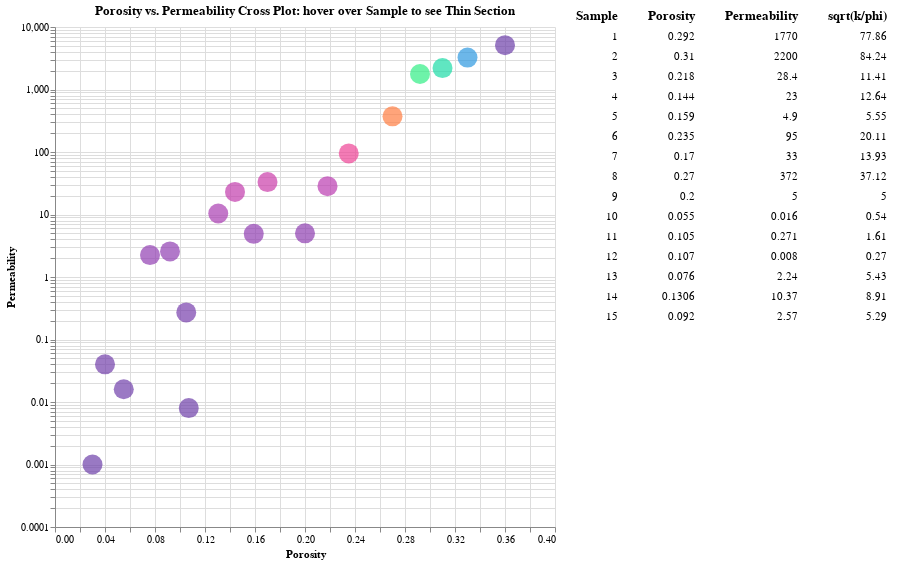

The cell this chart's notebook holds for it:
### Code cell
# Brush for selection
brush = alt.selection(type='interval')



chart = alt.Chart(source6).mark_circle(size=400).encode(
    alt.X('Porosity:Q',
        scale=alt.Scale(domain=(0, 0.4))),
    #y='Perm',
    alt.Y('Permeability:Q',scale=alt.Scale(type='log', base=10,domain=(.0001, 10000))),
    #color='LPerm:Q',
    color = alt.Color('sqrt(k/phi):Q', scale=alt.
                      Scale(scheme = 'rainbow'),legend=None),
    #alt.Y('LPerm:Q',scale=alt.Scale(type='log', base=10,domain=(.0001, 10000))),
    tooltip=['image','Sample','Porosity','Permeability','sqrt(k/phi)'],  # Must be a list for the image to render
    
).properties(
    width=500,
    height=500, 

    title='Porosity vs. Permeability Cross Plot: hover over Sample to see Thin Section',

).add_selection(brush)
    
vega_pane = pn.pane.Vega(chart.add_selection(
    brush
))
    

    


# Base chart for data tables
ranked_text = alt.Chart(source6).mark_text(align='right').encode(
    y=alt.Y('row_number:O',axis=None)
).transform_window(
    row_number='row_number()'
).transform_filter(
    brush
).transform_window(
    rank='rank(row_number)'
).transform_filter(
    alt.datum.rank<16
)


# Data Tables
Porosity = ranked_text.encode(text='Porosity:N').properties(title=alt.TitleParams(text='Porosity', align='right'))
Permeability = ranked_text.encode(text='Permeability:N').properties(title=alt.TitleParams(text='Permeability', align='right'))
Sample = ranked_text.encode(text='Sample:N').properties(title=alt.TitleParams(text='Sample', align='right'))
Image = ranked_text.encode(text='image:N').properties(title=alt.TitleParams(text ='image', align='right'))
sqrt = ranked_text.encode(text='sqrt(k/phi):N').properties(title=alt.TitleParams(text ='sqrt(k/phi)', align='right'))


text = alt.hconcat(Sample, Porosity, Permeability,sqrt) # Combine data tables

# Build chart
alt.hconcat(
    chart,
    text
).resolve_legend(
    color="independent"
).configure_view(strokeWidth=0)

### Figure 1 — Vega-Lite specification as saved in the notebook (floating-point values rounded to 4 significant figures)
{"config": {"view": {"continuousWidth": 400, "continuousHeight": 300, "strokeWidth": 0}}, "hconcat": [{"mark": {"type": "circle", "size": 400}, "encoding": {"color": {"field": "sqrt(k/phi)", "legend": null, "scale": {"scheme": "rainbow"}, "type": "quantitative"}, "tooltip": [{"field": "image", "type": "nominal"}, {"field": "Sample", "type": "quantitative"}, {"field": "Porosity", "type": "quantitative"}, {"field": "Permeability", "type": "quantitative"}, {"field": "sqrt(k/phi)", "type": "quantitative"}], "x": {"field": "Porosity", "scale": {"domain": [0, 0.4]}, "type": "quantitative"}, "y": {"field": "Permeability", "scale": {"base": 10, "domain": [0.0001, 10000], "type": "log"}, "type": "quantitative"}}, "height": 500, "selection": {"selector001": {"type": "interval"}}, "title": "Porosity vs. Permeability Cross Plot: hover over Sample to see Thin Section", "width": 500}, {"hconcat": [{"mark": {"type": "text", "align": "right"}, "encoding": {"text": {"field": "Sample", "type": "nominal"}, "y": {"axis": null, "field": "row_number", "type": "ordinal"}}, "title": {"text": "Sample", "align": "right"}, "transform": [{"window": [{"op": "row_number", "field": "", "as": "row_number"}]}, {"filter": {"selection": "selector001"}}, {"window": [{"op": "rank", "field": "row_number", "as": "rank"}]}, {"filter": "(datum.rank < 16)"}]}, {"mark": {"type": "text", "align": "right"}, "encoding": {"text": {"field": "Porosity", "type": "nominal"}, "y": {"axis": null, "field": "row_number", "type": "ordinal"}}, "title": {"text": "Porosity", "align": "right"}, "transform": [{"window": [{"op": "row_number", "field": "", "as": "row_number"}]}, {"filter": {"selection": "selector001"}}, {"window": [{"op": "rank", "field": "row_number", "as": "rank"}]}, {"filter": "(datum.rank < 16)"}]}, {"mark": {"type": "text", "align": "right"}, "encoding": {"text": {"field": "Permeability", "type": "nominal"}, "y": {"axis": null, "field": "row_number", "type": "ordinal"}}, "title": {"text": "Permeability", "align": "right"}, "transform": [{"window": [{"op": "row_number", "field": "", "as": "row_number"}]}, {"filter": {"selection": "selector001"}}, {"window": [{"op": "rank", "field": "row_number", "as": "rank"}]}, {"filter": "(datum.rank < 16)"}]}, {"mark": {"type": "text", "align": "right"}, "encoding": {"text": {"field": "sqrt(k/phi)", "type": "nominal"}, "y": {"axis": null, "field": "row_number", "type": "ordinal"}}, "title": {"text": "sqrt(k/phi)", "align": "right"}, "transform": [{"window": [{"op": "row_number", "field": "", "as": "row_number"}]}, {"filter": {"selection": "selector001"}}, {"window": [{"op": "rank", "field": "row_number", "as": "rank"}]}, {"filter": "(datum.rank < 16)"}]}]}], "data": {"name": "data-295b46772bfbcd6911049aa82e6af043"}, "resolve": {"legend": {"color": "independent"}}, "$schema": "https://vega.github.io/schema/vega-lite/v4.17.0.json", "datasets": {"data-295b46772bfbcd6911049aa82e6af043": [{"Sample": 1, "Porosity": 0.292, "Permeability": 1770.0, "sqrt(k/phi)": 77.86, "lPerm": 3.25, "image": "./data/1.png"}, {"Sample": 2, "Porosity": 0.31, "Permeability": 2200.0, "sqrt(k/phi)": 84.24, "lPerm": 3.34, "image": "./data/Great_SS.png"}, {"Sample": 3, "Porosity": 0.218, "Permeability": 28.4, "sqrt(k/phi)": 11.41, "lPerm": 1.45, "image": "./data/12.png"}, {"Sample": 4, "Porosity": 0.144, "Permeability": 23.0, "sqrt(k/phi)": 12.64, "lPerm": 1.36, "image": "./data/MediumSS.png"}, {"Sample": 5, "Porosity": 0.159, "Permeability": 4.9, "sqrt(k/phi)": 5.55, "lPerm": 0.69, "image": "./data/DistalTurbidite.png"}, {"Sample": 6, "Porosity": 0.235, "Permeability": 95.0, "sqrt(k/phi)": 20.11, "lPerm": 1.98, "image": "./data/HighPor_SS.png"}, {"Sample": 7, "Porosity": 0.17, "Permeability": 33.0, "sqrt(k/phi)": 13.93, "lPerm": 1.52, "image": "./data/Medium-highSS.png"}, {"Sample": 8, "Porosity": 0.27, "Permeability": 372.0, "sqrt(k/phi)": 37.12, "lPerm": 2.57, "image": "./data/11.png"}, {"Sample": 9, "Porosity": 0.2, "Permeability": 5.0, "sqrt(k/phi)": 5.0, "lPerm": 0.7, "image": "./data/3.png"}, {"Sample": 10, "Porosity": 0.055, "Permeability": 0.016, "sqrt(k/phi)": 0.54, "lPerm": -1.8, "image": "./data/Slightlybetterthanshale.png"}, {"Sample": 11, "Porosity": 0.105, "Permeability": 0.271, "sqrt(k/phi)": 1.61, "lPerm": -0.57, "image": "./data/15.png"}, {"Sample": 12, "Porosity": 0.107, "Permeability": 0.008, "sqrt(k/phi)": 0.27, "lPerm": -2.1, "image": "./data/16.png"}, {"Sample": 13, "Porosity": 0.076, "Permeability": 2.24, "sqrt(k/phi)": 5.43, "lPerm": 0.35, "image": "./data/17.png"}, {"Sample": 14, "Porosity": 0.1306, "Permeability": 10.37, "sqrt(k/phi)": 8.91, "lPerm": 1.02, "image": "./data/18.png"}, {"Sample": 15, "Porosity": 0.092, "Permeability": 2.57, "sqrt(k/phi)": 5.29, "lPerm": 0.41, "image": "./data/19.png"}, {"Sample": 16, "Porosity": 0.03, "Permeability": 0.001, "sqrt(k/phi)": 0.18, "lPerm": -3.0, "image": "./data/Shale_reddish.png"}, {"Sample": 17, "Porosity": 0.04, "Permeability": 0.04, "sqrt(k/phi)": 1.0, "lPerm": -1.4, "image": "./data/Siltstone.png"}, {"Sample": 18, "Porosity": 0.36, "Permeability": 5125.0, "sqrt(k/phi)": 119.3, "lPerm": 3.71, "image": "./data/HighPermSS2.png"}, {"Sample": 19, "Porosity": 0.33, "Permeability": 3240.0, "sqrt(k/phi)": 99.09, "lPerm": 3.51, "image": "./data/HighPermSS1.png"}]}}
